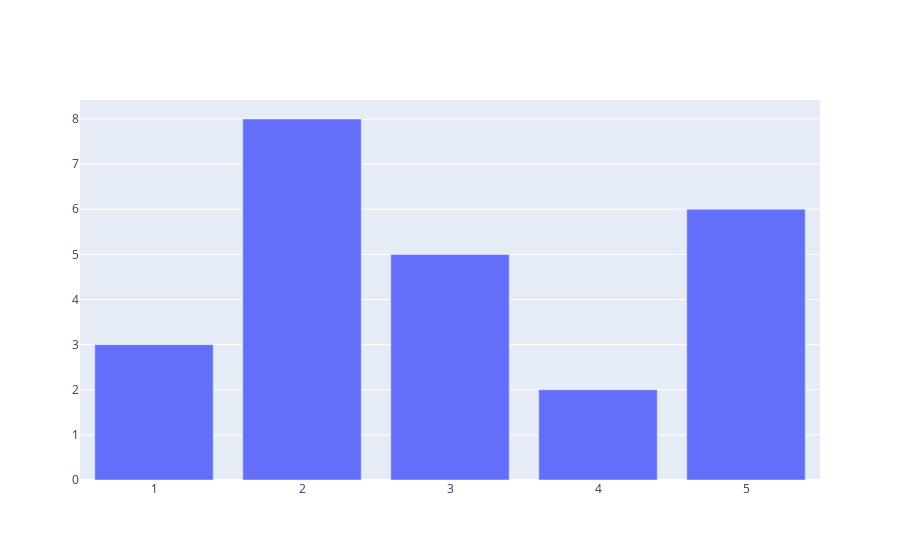

Here is the notebook cell this chart was saved with:
### Code cell
fig = go.Figure()
fig.add_trace(go.Bar(x=[1,2,3,4,5], y=[3,8,5,2,6]))

### Figure 1 — Plotly figure (JSON) as saved in the notebook; plotly's stock layout.template omitted (floating-point values rounded to 4 significant figures)
{"data": [{"type": "bar", "x": [1, 2, 3, 4, 5], "y": [3, 8, 5, 2, 6]}], "layout": {"autosize": true, "xaxis": {"autorange": true, "range": [0.5, 5.5], "type": "linear"}, "yaxis": {"autorange": true, "range": [0, 8.421], "type": "linear"}}}
